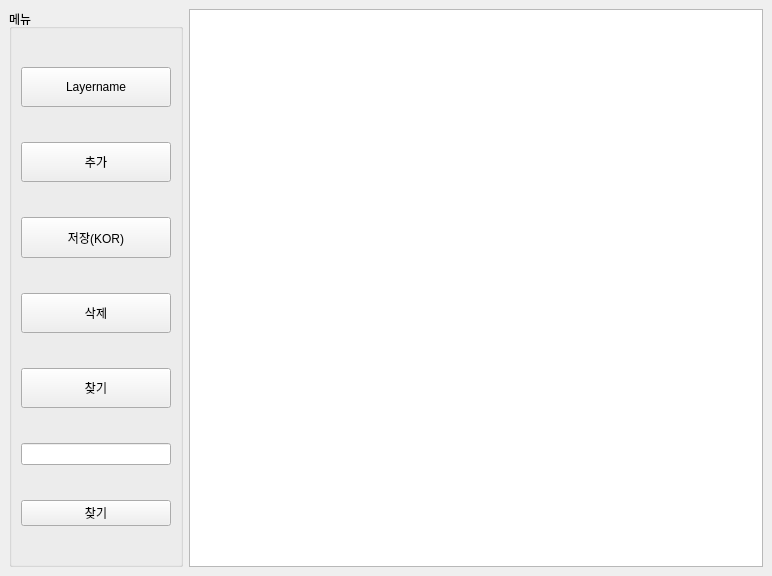
<?xml version="1.0" encoding="UTF-8"?>
<ui version="4.0">
 <class>MainWindow</class>
 <widget class="QMainWindow" name="MainWindow">
  <property name="geometry">
   <rect>
    <x>0</x>
    <y>0</y>
    <width>772</width>
    <height>576</height>
   </rect>
  </property>
  <property name="windowTitle">
   <string>MainWindow</string>
  </property>
  <widget class="QWidget" name="dockWidgetContents">
   <layout class="QHBoxLayout" name="horizontalLayout_2">
    <item alignment="Qt::AlignLeft">
     <widget class="QGroupBox" name="groupBox">
      <property name="sizeIncrement">
       <size>
        <width>0</width>
        <height>0</height>
       </size>
      </property>
      <property name="baseSize">
       <size>
        <width>0</width>
        <height>0</height>
       </size>
      </property>
      <property name="title">
       <string>메뉴</string>
      </property>
      <layout class="QVBoxLayout" name="verticalLayout">
       <property name="sizeConstraint">
        <enum>QLayout::SetDefaultConstraint</enum>
       </property>
       <item>
        <widget class="QPushButton" name="Btn_layername">
         <property name="minimumSize">
          <size>
           <width>150</width>
           <height>40</height>
          </size>
         </property>
         <property name="text">
          <string>Layername</string>
         </property>
        </widget>
       </item>
       <item>
        <widget class="QPushButton" name="Btn_insert">
         <property name="minimumSize">
          <size>
           <width>150</width>
           <height>40</height>
          </size>
         </property>
         <property name="text">
          <string>추가</string>
         </property>
        </widget>
       </item>
       <item>
        <widget class="QPushButton" name="Btn_save">
         <property name="minimumSize">
          <size>
           <width>150</width>
           <height>41</height>
          </size>
         </property>
         <property name="text">
          <string>저장(KOR)</string>
         </property>
        </widget>
       </item>
       <item>
        <widget class="QPushButton" name="Btn_remove">
         <property name="minimumSize">
          <size>
           <width>150</width>
           <height>40</height>
          </size>
         </property>
         <property name="text">
          <string>삭제</string>
         </property>
        </widget>
       </item>
       <item>
        <widget class="QPushButton" name="Btn_search">
         <property name="minimumSize">
          <size>
           <width>150</width>
           <height>40</height>
          </size>
         </property>
         <property name="text">
          <string>찾기</string>
         </property>
        </widget>
       </item>
       <item>
        <widget class="QLineEdit" name="lineEdit">
         <property name="alignment">
          <set>Qt::AlignLeading|Qt::AlignLeft|Qt::AlignVCenter</set>
         </property>
        </widget>
       </item>
       <item>
        <widget class="QPushButton" name="Btn_find">
         <property name="text">
          <string>찾기</string>
         </property>
        </widget>
       </item>
      </layout>
     </widget>
    </item>
    <item>
     <widget class="QTableWidget" name="tableWidget">
      <property name="autoScroll">
       <bool>false</bool>
      </property>
     </widget>
    </item>
   </layout>
  </widget>
 </widget>
 <resources/>
 <connections/>
</ui>
